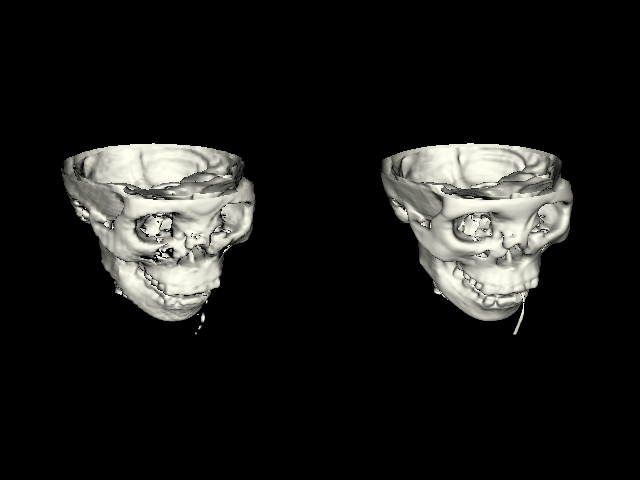

The script that drew this image:
#!/usr/bin/env python

# Demonstrate aliasing that occurs when a high-frequency signal is
# subsampled.  The left viewport shows an isosurface of the skull
# after subsampling (aliased).  The right viewport shows the same
# isosurface after a low-pass Gaussian filter before subsampling.

import os
from pathlib import Path

# Factory overrides: importing these modules registers the OpenGL rendering
# and interaction style implementations for vtkRenderingCore factory classes.
import vtkmodules.vtkInteractionStyle  # noqa: F401
import vtkmodules.vtkRenderingOpenGL2  # noqa: F401
# VTK pipeline classes used in this example
from vtkmodules.vtkFiltersGeneral import vtkImageMarchingCubes
from vtkmodules.vtkIOImage import vtkMetaImageReader
from vtkmodules.vtkImagingCore import vtkImageShrink3D
from vtkmodules.vtkImagingGeneral import vtkImageGaussianSmooth
from vtkmodules.vtkRenderingCore import (
    vtkActor,
    vtkPolyDataMapper,
    vtkRenderWindow,
    vtkRenderWindowInteractor,
    vtkRenderer,
)

# Colors (normalized RGB)
ivory_rgb = (1.0, 1.0, 0.9412)
black_rgb = (0.0, 0.0, 0.0)

# Data directory: defaults to the folder containing this script
data_dir = Path(os.environ.get("VPE_DATA_DIR", Path(__file__).parent))

# Reader: load the 3D medical volume
reader = vtkMetaImageReader()
reader.SetFileName(str(data_dir / "FullHead.mhd"))
reader.Update()

# Smoothed pipeline: Gaussian smooth then subsample then isosurface
smooth = vtkImageGaussianSmooth()
smooth.SetDimensionality(3)
smooth.SetInputConnection(reader.GetOutputPort())
smooth.SetStandardDeviations(1.75, 1.75, 0.0)
smooth.SetRadiusFactor(2)

subsample_smoothed = vtkImageShrink3D()
subsample_smoothed.SetInputConnection(smooth.GetOutputPort())
subsample_smoothed.SetShrinkFactors(4, 4, 1)

iso_smoothed = vtkImageMarchingCubes()
iso_smoothed.SetInputConnection(smooth.GetOutputPort())
iso_smoothed.SetValue(0, 1150)

mapper_smoothed = vtkPolyDataMapper()
mapper_smoothed.SetInputConnection(iso_smoothed.GetOutputPort())
mapper_smoothed.ScalarVisibilityOff()

actor_smoothed = vtkActor()
actor_smoothed.SetMapper(mapper_smoothed)
actor_smoothed.GetProperty().SetColor(ivory_rgb)

# Unsmoothed pipeline: subsample then isosurface (aliased)
subsample = vtkImageShrink3D()
subsample.SetInputConnection(reader.GetOutputPort())
subsample.SetShrinkFactors(4, 4, 1)

iso = vtkImageMarchingCubes()
iso.SetInputConnection(subsample.GetOutputPort())
iso.SetValue(0, 1150)

mapper_aliased = vtkPolyDataMapper()
mapper_aliased.SetInputConnection(iso.GetOutputPort())
mapper_aliased.ScalarVisibilityOff()

actor_aliased = vtkActor()
actor_aliased.SetMapper(mapper_aliased)
actor_aliased.GetProperty().SetColor(ivory_rgb)

# Renderer 1: left viewport — aliased (subsampled without smoothing)
renderer_left = vtkRenderer()
renderer_left.SetViewport(0.0, 0.0, 0.5, 1.0)
renderer_left.AddActor(actor_aliased)
renderer_left.SetBackground(black_rgb)

# Renderer 2: right viewport — smoothed before subsampling
renderer_right = vtkRenderer()
renderer_right.SetViewport(0.5, 0.0, 1.0, 1.0)
renderer_right.AddActor(actor_smoothed)
renderer_right.SetActiveCamera(renderer_left.GetActiveCamera())
renderer_right.SetBackground(black_rgb)

# Window: display the rendered scene
render_window = vtkRenderWindow()
render_window.AddRenderer(renderer_left)
render_window.AddRenderer(renderer_right)
render_window.SetWindowName("iso subsample")
render_window.SetMultiSamples(0)
render_window.SetSize(640, 480)

# Interactor: handle mouse and keyboard events
render_window_interactor = vtkRenderWindowInteractor()
render_window_interactor.SetRenderWindow(render_window)

# Scene: configure the camera
renderer_left.GetActiveCamera().SetFocalPoint(0.0, 0.0, 0.0)
renderer_left.GetActiveCamera().SetPosition(0.0, -1.0, 0.0)
renderer_left.GetActiveCamera().SetViewUp(0.0, 0.0, -1.0)
renderer_left.ResetCamera()
renderer_left.GetActiveCamera().Azimuth(-20.0)
renderer_left.GetActiveCamera().Elevation(20.0)
renderer_left.ResetCameraClippingRange()

render_window_interactor.Initialize()
render_window_interactor.Start()
